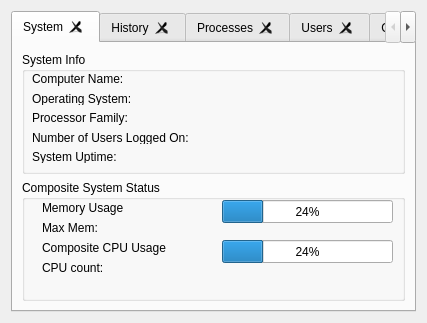
<?xml version="1.0" encoding="UTF-8"?>
<ui version="4.0">
 <class>Form</class>
 <widget class="QWidget" name="Form">
  <property name="geometry">
   <rect>
    <x>0</x>
    <y>0</y>
    <width>427</width>
    <height>323</height>
   </rect>
  </property>
  <property name="windowTitle">
   <string>Form</string>
  </property>
  <layout class="QVBoxLayout" name="verticalLayout_4">
   <item>
    <widget class="QTabWidget" name="tabWidget">
     <property name="sizePolicy">
      <sizepolicy hsizetype="MinimumExpanding" vsizetype="MinimumExpanding">
       <horstretch>0</horstretch>
       <verstretch>0</verstretch>
      </sizepolicy>
     </property>
     <property name="minimumSize">
      <size>
       <width>300</width>
       <height>260</height>
      </size>
     </property>
     <property name="layoutDirection">
      <enum>Qt::LeftToRight</enum>
     </property>
     <property name="currentIndex">
      <number>0</number>
     </property>
     <property name="tabsClosable">
      <bool>true</bool>
     </property>
     <property name="movable">
      <bool>false</bool>
     </property>
     <widget class="QWidget" name="tab">
      <attribute name="title">
       <string>System</string>
      </attribute>
      <layout class="QGridLayout" name="gridLayout_5">
       <item row="0" column="0">
        <widget class="QGroupBox" name="groupBox_3">
         <property name="minimumSize">
          <size>
           <width>351</width>
           <height>121</height>
          </size>
         </property>
         <property name="title">
          <string>System Info</string>
         </property>
         <widget class="QWidget" name="layoutWidget">
          <property name="geometry">
           <rect>
            <x>10</x>
            <y>20</y>
            <width>502</width>
            <height>91</height>
           </rect>
          </property>
          <layout class="QVBoxLayout" name="verticalLayout_2">
           <item>
            <widget class="QLabel" name="labelComputerName">
             <property name="sizePolicy">
              <sizepolicy hsizetype="Expanding" vsizetype="Preferred">
               <horstretch>0</horstretch>
               <verstretch>0</verstretch>
              </sizepolicy>
             </property>
             <property name="minimumSize">
              <size>
               <width>500</width>
               <height>0</height>
              </size>
             </property>
             <property name="text">
              <string>Computer Name: </string>
             </property>
            </widget>
           </item>
           <item>
            <widget class="QLabel" name="labelOS">
             <property name="sizePolicy">
              <sizepolicy hsizetype="Expanding" vsizetype="Preferred">
               <horstretch>0</horstretch>
               <verstretch>0</verstretch>
              </sizepolicy>
             </property>
             <property name="minimumSize">
              <size>
               <width>500</width>
               <height>0</height>
              </size>
             </property>
             <property name="text">
              <string>Operating System:</string>
             </property>
            </widget>
           </item>
           <item>
            <widget class="QLabel" name="labelProcFam">
             <property name="sizePolicy">
              <sizepolicy hsizetype="Expanding" vsizetype="Preferred">
               <horstretch>0</horstretch>
               <verstretch>0</verstretch>
              </sizepolicy>
             </property>
             <property name="minimumSize">
              <size>
               <width>500</width>
               <height>0</height>
              </size>
             </property>
             <property name="text">
              <string>Processor Family:</string>
             </property>
            </widget>
           </item>
           <item>
            <widget class="QLabel" name="labelNUsers">
             <property name="sizePolicy">
              <sizepolicy hsizetype="Expanding" vsizetype="Preferred">
               <horstretch>0</horstretch>
               <verstretch>0</verstretch>
              </sizepolicy>
             </property>
             <property name="minimumSize">
              <size>
               <width>340</width>
               <height>0</height>
              </size>
             </property>
             <property name="text">
              <string>Number of Users Logged On:</string>
             </property>
            </widget>
           </item>
           <item>
            <widget class="QLabel" name="labelUptime">
             <property name="sizePolicy">
              <sizepolicy hsizetype="Expanding" vsizetype="Preferred">
               <horstretch>0</horstretch>
               <verstretch>0</verstretch>
              </sizepolicy>
             </property>
             <property name="minimumSize">
              <size>
               <width>340</width>
               <height>0</height>
              </size>
             </property>
             <property name="text">
              <string>System Uptime: </string>
             </property>
            </widget>
           </item>
          </layout>
         </widget>
        </widget>
       </item>
       <item row="1" column="0">
        <widget class="QGroupBox" name="groupBox_5">
         <property name="minimumSize">
          <size>
           <width>271</width>
           <height>101</height>
          </size>
         </property>
         <property name="font">
          <font>
           <weight>50</weight>
           <bold>false</bold>
           <underline>false</underline>
          </font>
         </property>
         <property name="title">
          <string>Composite System Status</string>
         </property>
         <widget class="QProgressBar" name="progressBarStatusMemory">
          <property name="geometry">
           <rect>
            <x>200</x>
            <y>20</y>
            <width>171</width>
            <height>23</height>
           </rect>
          </property>
          <property name="value">
           <number>24</number>
          </property>
         </widget>
         <widget class="QProgressBar" name="progressBarStatusCPU">
          <property name="geometry">
           <rect>
            <x>200</x>
            <y>60</y>
            <width>171</width>
            <height>23</height>
           </rect>
          </property>
          <property name="value">
           <number>24</number>
          </property>
         </widget>
         <widget class="QLabel" name="labelMemUsage">
          <property name="geometry">
           <rect>
            <x>20</x>
            <y>20</y>
            <width>171</width>
            <height>16</height>
           </rect>
          </property>
          <property name="font">
           <font>
            <underline>false</underline>
           </font>
          </property>
          <property name="text">
           <string>Memory Usage</string>
          </property>
         </widget>
         <widget class="QLabel" name="label_102">
          <property name="geometry">
           <rect>
            <x>20</x>
            <y>60</y>
            <width>141</width>
            <height>16</height>
           </rect>
          </property>
          <property name="font">
           <font>
            <underline>false</underline>
           </font>
          </property>
          <property name="text">
           <string>Composite CPU Usage</string>
          </property>
         </widget>
         <widget class="QLabel" name="labelMaxMem">
          <property name="geometry">
           <rect>
            <x>20</x>
            <y>40</y>
            <width>171</width>
            <height>16</height>
           </rect>
          </property>
          <property name="text">
           <string>Max Mem:</string>
          </property>
         </widget>
         <widget class="QLabel" name="labelCPUCount">
          <property name="geometry">
           <rect>
            <x>20</x>
            <y>80</y>
            <width>141</width>
            <height>16</height>
           </rect>
          </property>
          <property name="text">
           <string>CPU count:</string>
          </property>
         </widget>
        </widget>
       </item>
      </layout>
     </widget>
     <widget class="QWidget" name="tab_2">
      <attribute name="title">
       <string>History</string>
      </attribute>
      <layout class="QGridLayout" name="gridLayout_2">
       <item row="0" column="0">
        <widget class="QFrame" name="framePlot">
         <property name="sizePolicy">
          <sizepolicy hsizetype="MinimumExpanding" vsizetype="MinimumExpanding">
           <horstretch>0</horstretch>
           <verstretch>0</verstretch>
          </sizepolicy>
         </property>
         <property name="frameShape">
          <enum>QFrame::StyledPanel</enum>
         </property>
         <property name="frameShadow">
          <enum>QFrame::Raised</enum>
         </property>
        </widget>
       </item>
      </layout>
     </widget>
     <widget class="QWidget" name="tab_3">
      <attribute name="title">
       <string>Processes</string>
      </attribute>
      <layout class="QGridLayout" name="gridLayout">
       <item row="0" column="0">
        <widget class="QFrame" name="frame">
         <property name="sizePolicy">
          <sizepolicy hsizetype="Expanding" vsizetype="Expanding">
           <horstretch>0</horstretch>
           <verstretch>0</verstretch>
          </sizepolicy>
         </property>
         <property name="frameShape">
          <enum>QFrame::StyledPanel</enum>
         </property>
         <property name="frameShadow">
          <enum>QFrame::Raised</enum>
         </property>
         <layout class="QVBoxLayout" name="verticalLayout_3">
          <item>
           <widget class="QGroupBox" name="groupBox">
            <property name="sizePolicy">
             <sizepolicy hsizetype="Expanding" vsizetype="Expanding">
              <horstretch>0</horstretch>
              <verstretch>0</verstretch>
             </sizepolicy>
            </property>
            <property name="minimumSize">
             <size>
              <width>0</width>
              <height>35</height>
             </size>
            </property>
            <property name="maximumSize">
             <size>
              <width>16777215</width>
              <height>35</height>
             </size>
            </property>
            <property name="title">
             <string/>
            </property>
            <widget class="QPushButton" name="pushButtonUpdate">
             <property name="geometry">
              <rect>
               <x>10</x>
               <y>10</y>
               <width>80</width>
               <height>15</height>
              </rect>
             </property>
             <property name="minimumSize">
              <size>
               <width>80</width>
               <height>0</height>
              </size>
             </property>
             <property name="maximumSize">
              <size>
               <width>80</width>
               <height>15</height>
              </size>
             </property>
             <property name="font">
              <font>
               <pointsize>7</pointsize>
              </font>
             </property>
             <property name="text">
              <string>Hold Updates</string>
             </property>
            </widget>
            <widget class="QLabel" name="labelLastUpdate">
             <property name="geometry">
              <rect>
               <x>100</x>
               <y>10</y>
               <width>251</width>
               <height>20</height>
              </rect>
             </property>
             <property name="minimumSize">
              <size>
               <width>200</width>
               <height>0</height>
              </size>
             </property>
             <property name="maximumSize">
              <size>
               <width>300</width>
               <height>16777215</height>
              </size>
             </property>
             <property name="text">
              <string>Last Update: </string>
             </property>
            </widget>
           </widget>
          </item>
          <item>
           <widget class="QTableWidget" name="tableWidgetProcess">
            <property name="sizePolicy">
             <sizepolicy hsizetype="Expanding" vsizetype="Expanding">
              <horstretch>100</horstretch>
              <verstretch>100</verstretch>
             </sizepolicy>
            </property>
            <property name="minimumSize">
             <size>
              <width>311</width>
              <height>201</height>
             </size>
            </property>
            <property name="editTriggers">
             <set>QAbstractItemView::NoEditTriggers</set>
            </property>
            <property name="sortingEnabled">
             <bool>true</bool>
            </property>
            <property name="rowCount">
             <number>10</number>
            </property>
            <property name="columnCount">
             <number>5</number>
            </property>
            <attribute name="horizontalHeaderDefaultSectionSize">
             <number>57</number>
            </attribute>
            <attribute name="horizontalHeaderShowSortIndicator" stdset="0">
             <bool>true</bool>
            </attribute>
            <attribute name="horizontalHeaderStretchLastSection">
             <bool>true</bool>
            </attribute>
            <attribute name="verticalHeaderVisible">
             <bool>false</bool>
            </attribute>
            <attribute name="verticalHeaderDefaultSectionSize">
             <number>20</number>
            </attribute>
            <attribute name="verticalHeaderStretchLastSection">
             <bool>true</bool>
            </attribute>
            <row/>
            <row/>
            <row/>
            <row/>
            <row/>
            <row/>
            <row/>
            <row/>
            <row/>
            <row/>
            <column>
             <property name="text">
              <string>PID</string>
             </property>
            </column>
            <column>
             <property name="text">
              <string>USER</string>
             </property>
            </column>
            <column>
             <property name="text">
              <string>CPU%</string>
             </property>
            </column>
            <column>
             <property name="text">
              <string>MEM%</string>
             </property>
            </column>
            <column>
             <property name="text">
              <string>NAME</string>
             </property>
            </column>
           </widget>
          </item>
         </layout>
        </widget>
       </item>
      </layout>
     </widget>
     <widget class="QWidget" name="tab_4">
      <attribute name="title">
       <string>Users</string>
      </attribute>
      <layout class="QVBoxLayout" name="verticalLayout">
       <item>
        <widget class="QGroupBox" name="groupBox_2">
         <property name="sizePolicy">
          <sizepolicy hsizetype="Expanding" vsizetype="Expanding">
           <horstretch>0</horstretch>
           <verstretch>0</verstretch>
          </sizepolicy>
         </property>
         <property name="minimumSize">
          <size>
           <width>331</width>
           <height>31</height>
          </size>
         </property>
         <property name="maximumSize">
          <size>
           <width>16777215</width>
           <height>31</height>
          </size>
         </property>
         <property name="title">
          <string/>
         </property>
         <widget class="QRadioButton" name="radioButtonCPU">
          <property name="geometry">
           <rect>
            <x>10</x>
            <y>0</y>
            <width>100</width>
            <height>21</height>
           </rect>
          </property>
          <property name="sizePolicy">
           <sizepolicy hsizetype="Expanding" vsizetype="Fixed">
            <horstretch>0</horstretch>
            <verstretch>0</verstretch>
           </sizepolicy>
          </property>
          <property name="minimumSize">
           <size>
            <width>100</width>
            <height>21</height>
           </size>
          </property>
          <property name="text">
           <string>Sort by CPU</string>
          </property>
         </widget>
         <widget class="QRadioButton" name="radioButtonMem">
          <property name="geometry">
           <rect>
            <x>116</x>
            <y>0</y>
            <width>120</width>
            <height>21</height>
           </rect>
          </property>
          <property name="sizePolicy">
           <sizepolicy hsizetype="Expanding" vsizetype="Fixed">
            <horstretch>0</horstretch>
            <verstretch>0</verstretch>
           </sizepolicy>
          </property>
          <property name="minimumSize">
           <size>
            <width>120</width>
            <height>21</height>
           </size>
          </property>
          <property name="text">
           <string>Sort by Memory</string>
          </property>
          <property name="checked">
           <bool>true</bool>
          </property>
         </widget>
        </widget>
       </item>
       <item>
        <widget class="QFrame" name="frameBar">
         <property name="sizePolicy">
          <sizepolicy hsizetype="MinimumExpanding" vsizetype="MinimumExpanding">
           <horstretch>0</horstretch>
           <verstretch>0</verstretch>
          </sizepolicy>
         </property>
         <property name="minimumSize">
          <size>
           <width>331</width>
           <height>201</height>
          </size>
         </property>
         <property name="frameShape">
          <enum>QFrame::StyledPanel</enum>
         </property>
         <property name="frameShadow">
          <enum>QFrame::Raised</enum>
         </property>
        </widget>
       </item>
      </layout>
     </widget>
     <widget class="QWidget" name="tab_5">
      <attribute name="title">
       <string>Options</string>
      </attribute>
      <layout class="QHBoxLayout" name="horizontalLayout">
       <item>
        <widget class="QGroupBox" name="groupBox_4">
         <property name="minimumSize">
          <size>
           <width>160</width>
           <height>180</height>
          </size>
         </property>
         <property name="title">
          <string>Update Rate</string>
         </property>
         <widget class="QRadioButton" name="radioButton1Sec">
          <property name="geometry">
           <rect>
            <x>20</x>
            <y>30</y>
            <width>141</width>
            <height>17</height>
           </rect>
          </property>
          <property name="text">
           <string>1 Second</string>
          </property>
         </widget>
         <widget class="QRadioButton" name="radioButton2Secs">
          <property name="geometry">
           <rect>
            <x>20</x>
            <y>60</y>
            <width>141</width>
            <height>17</height>
           </rect>
          </property>
          <property name="text">
           <string>2 Seconds</string>
          </property>
          <property name="checked">
           <bool>true</bool>
          </property>
         </widget>
         <widget class="QRadioButton" name="radioButton5Secs">
          <property name="geometry">
           <rect>
            <x>20</x>
            <y>90</y>
            <width>141</width>
            <height>17</height>
           </rect>
          </property>
          <property name="text">
           <string>5 Seconds</string>
          </property>
         </widget>
         <widget class="QRadioButton" name="radioButton10Secs">
          <property name="geometry">
           <rect>
            <x>20</x>
            <y>120</y>
            <width>141</width>
            <height>17</height>
           </rect>
          </property>
          <property name="text">
           <string>10 Seconds</string>
          </property>
         </widget>
        </widget>
       </item>
       <item>
        <widget class="QGroupBox" name="groupBox_6">
         <property name="minimumSize">
          <size>
           <width>160</width>
           <height>180</height>
          </size>
         </property>
         <property name="title">
          <string>Display Period</string>
         </property>
         <widget class="QRadioButton" name="radioButton60Secs">
          <property name="geometry">
           <rect>
            <x>10</x>
            <y>30</y>
            <width>161</width>
            <height>17</height>
           </rect>
          </property>
          <property name="text">
           <string>60 Seconds</string>
          </property>
          <property name="checked">
           <bool>true</bool>
          </property>
         </widget>
         <widget class="QRadioButton" name="radioButton300Secs">
          <property name="geometry">
           <rect>
            <x>10</x>
            <y>60</y>
            <width>161</width>
            <height>17</height>
           </rect>
          </property>
          <property name="text">
           <string>300 Seconds</string>
          </property>
         </widget>
         <widget class="QRadioButton" name="radioButton600Secs">
          <property name="geometry">
           <rect>
            <x>10</x>
            <y>90</y>
            <width>161</width>
            <height>17</height>
           </rect>
          </property>
          <property name="text">
           <string>600 Seconds</string>
          </property>
         </widget>
         <widget class="QRadioButton" name="radioButton3600Secs">
          <property name="geometry">
           <rect>
            <x>10</x>
            <y>120</y>
            <width>161</width>
            <height>17</height>
           </rect>
          </property>
          <property name="text">
           <string>3600 Seconds</string>
          </property>
         </widget>
        </widget>
       </item>
      </layout>
     </widget>
    </widget>
   </item>
  </layout>
 </widget>
 <resources/>
 <connections>
  <connection>
   <sender>radioButton1Sec</sender>
   <signal>clicked(bool)</signal>
   <receiver>radioButton1Sec</receiver>
   <slot>show()</slot>
   <hints>
    <hint type="sourcelabel">
     <x>110</x>
     <y>81</y>
    </hint>
    <hint type="destinationlabel">
     <x>110</x>
     <y>81</y>
    </hint>
   </hints>
  </connection>
 </connections>
</ui>
